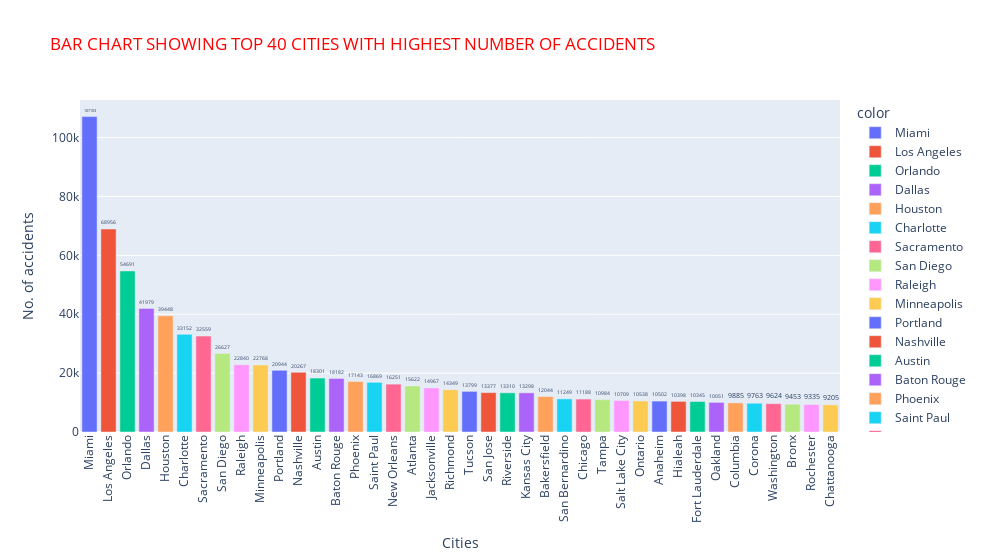

Notebook source saved alongside this figure:
### Markdown cell above
**Visualizing accidents grouped by cities....Miami and Los Angeles are at the 1st and 2nd, respectively.**

### Code cell
city = df.groupby(["City"])[['Total_accident']].sum()
city.sort_values(by = ["Total_accident"], ascending=False, inplace=True)

city_fig = px.bar(city.head(40), y='Total_accident', x=city.head(40).index,text="Total_accident", color=city.head(40).index,
            title = "BAR CHART SHOWING TOP 40 CITIES WITH HIGHEST NUMBER OF ACCIDENTS")
# Put bar total value above bars
city_fig.update_traces( textposition='outside')

# Rotate labels 45 degrees
city_fig.update_layout(xaxis_tickangle=-90, xaxis_title="Cities", yaxis_title="No. of accidents", title_font_color = "red", width=1000)

### Figure 1 — Plotly figure (JSON) as saved in the notebook; plotly's stock layout.template omitted (floating-point values rounded to 4 significant figures)
{"data": [{"alignmentgroup": "True", "hovertemplate": "color=Miami<br>x=%{x}<br>Total_accident=%{text}<extra></extra>", "legendgroup": "Miami", "marker": {"color": "#636efa", "pattern": {"shape": ""}}, "name": "Miami", "offsetgroup": "Miami", "orientation": "v", "showlegend": true, "text": [107103], "textposition": "outside", "type": "bar", "x": ["Miami"], "xaxis": "x", "y": [107103], "yaxis": "y"}, {"alignmentgroup": "True", "hovertemplate": "color=Los Angeles<br>x=%{x}<br>Total_accident=%{text}<extra></extra>", "legendgroup": "Los Angeles", "marker": {"color": "#EF553B", "pattern": {"shape": ""}}, "name": "Los Angeles", "offsetgroup": "Los Angeles", "orientation": "v", "showlegend": true, "text": [68956], "textposition": "outside", "type": "bar", "x": ["Los Angeles"], "xaxis": "x", "y": [68956], "yaxis": "y"}, {"alignmentgroup": "True", "hovertemplate": "color=Orlando<br>x=%{x}<br>Total_accident=%{text}<extra></extra>", "legendgroup": "Orlando", "marker": {"color": "#00cc96", "pattern": {"shape": ""}}, "name": "Orlando", "offsetgroup": "Orlando", "orientation": "v", "showlegend": true, "text": [54691], "textposition": "outside", "type": "bar", "x": ["Orlando"], "xaxis": "x", "y": [54691], "yaxis": "y"}, {"alignmentgroup": "True", "hovertemplate": "color=Dallas<br>x=%{x}<br>Total_accident=%{text}<extra></extra>", "legendgroup": "Dallas", "marker": {"color": "#ab63fa", "pattern": {"shape": ""}}, "name": "Dallas", "offsetgroup": "Dallas", "orientation": "v", "showlegend": true, "text": [41979], "textposition": "outside", "type": "bar", "x": ["Dallas"], "xaxis": "x", "y": [41979], "yaxis": "y"}, {"alignmentgroup": "True", "hovertemplate": "color=Houston<br>x=%{x}<br>Total_accident=%{text}<extra></extra>", "legendgroup": "Houston", "marker": {"color": "#FFA15A", "pattern": {"shape": ""}}, "name": "Houston", "offsetgroup": "Houston", "orientation": "v", "showlegend": true, "text": [39448], "textposition": "outside", "type": "bar", "x": ["Houston"], "xaxis": "x", "y": [39448], "yaxis": "y"}, {"alignmentgroup": "True", "hovertemplate": "color=Charlotte<br>x=%{x}<br>Total_accident=%{text}<extra></extra>", "legendgroup": "Charlotte", "marker": {"color": "#19d3f3", "pattern": {"shape": ""}}, "name": "Charlotte", "offsetgroup": "Charlotte", "orientation": "v", "showlegend": true, "text": [33152], "textposition": "outside", "type": "bar", "x": ["Charlotte"], "xaxis": "x", "y": [33152], "yaxis": "y"}, {"alignmentgroup": "True", "hovertemplate": "color=Sacramento<br>x=%{x}<br>Total_accident=%{text}<extra></extra>", "legendgroup": "Sacramento", "marker": {"color": "#FF6692", "pattern": {"shape": ""}}, "name": "Sacramento", "offsetgroup": "Sacramento", "orientation": "v", "showlegend": true, "text": [32559], "textposition": "outside", "type": "bar", "x": ["Sacramento"], "xaxis": "x", "y": [32559], "yaxis": "y"}, {"alignmentgroup": "True", "hovertemplate": "color=San Diego<br>x=%{x}<br>Total_accident=%{text}<extra></extra>", "legendgroup": "San Diego", "marker": {"color": "#B6E880", "pattern": {"shape": ""}}, "name": "San Diego", "offsetgroup": "San Diego", "orientation": "v", "showlegend": true, "text": [26627], "textposition": "outside", "type": "bar", "x": ["San Diego"], "xaxis": "x", "y": [26627], "yaxis": "y"}, {"alignmentgroup": "True", "hovertemplate": "color=Raleigh<br>x=%{x}<br>Total_accident=%{text}<extra></extra>", "legendgroup": "Raleigh", "marker": {"color": "#FF97FF", "pattern": {"shape": ""}}, "name": "Raleigh", "offsetgroup": "Raleigh", "orientation": "v", "showlegend": true, "text": [22840], "textposition": "outside", "type": "bar", "x": ["Raleigh"], "xaxis": "x", "y": [22840], "yaxis": "y"}, {"alignmentgroup": "True", "hovertemplate": "color=Minneapolis<br>x=%{x}<br>Total_accident=%{text}<extra></extra>", "legendgroup": "Minneapolis", "marker": {"color": "#FECB52", "pattern": {"shape": ""}}, "name": "Minneapolis", "offsetgroup": "Minneapolis", "orientation": "v", "showlegend": true, "text": [22768], "textposition": "outside", "type": "bar", "x": ["Minneapolis"], "xaxis": "x", "y": [22768], "yaxis": "y"}, {"alignmentgroup": "True", "hovertemplate": "color=Portland<br>x=%{x}<br>Total_accident=%{text}<extra></extra>", "legendgroup": "Portland", "marker": {"color": "#636efa", "pattern": {"shape": ""}}, "name": "Portland", "offsetgroup": "Portland", "orientation": "v", "showlegend": true, "text": [20944], "textposition": "outside", "type": "bar", "x": ["Portland"], "xaxis": "x", "y": [20944], "yaxis": "y"}, {"alignmentgroup": "True", "hovertemplate": "color=Nashville<br>x=%{x}<br>Total_accident=%{text}<extra></extra>", "legendgroup": "Nashville", "marker": {"color": "#EF553B", "pattern": {"shape": ""}}, "name": "Nashville", "offsetgroup": "Nashville", "orientation": "v", "showlegend": true, "text": [20267], "textposition": "outside", "type": "bar", "x": ["Nashville"], "xaxis": "x", "y": [20267], "yaxis": "y"}, {"alignmentgroup": "True", "hovertemplate": "color=Austin<br>x=%{x}<br>Total_accident=%{text}<extra></extra>", "legendgroup": "Austin", "marker": {"color": "#00cc96", "pattern": {"shape": ""}}, "name": "Austin", "offsetgroup": "Austin", "orientation": "v", "showlegend": true, "text": [18301], "textposition": "outside", "type": "bar", "x": ["Austin"], "xaxis": "x", "y": [18301], "yaxis": "y"}, {"alignmentgroup": "True", "hovertemplate": "color=Baton Rouge<br>x=%{x}<br>Total_accident=%{text}<extra></extra>", "legendgroup": "Baton Rouge", "marker": {"color": "#ab63fa", "pattern": {"shape": ""}}, "name": "Baton Rouge", "offsetgroup": "Baton Rouge", "orientation": "v", "showlegend": true, "text": [18182], "textposition": "outside", "type": "bar", "x": ["Baton Rouge"], "xaxis": "x", "y": [18182], "yaxis": "y"}, {"alignmentgroup": "True", "hovertemplate": "color=Phoenix<br>x=%{x}<br>Total_accident=%{text}<extra></extra>", "legendgroup": "Phoenix", "marker": {"color": "#FFA15A", "pattern": {"shape": ""}}, "name": "Phoenix", "offsetgroup": "Phoenix", "orientation": "v", "showlegend": true, "text": [17143], "textposition": "outside", "type": "bar", "x": ["Phoenix"], "xaxis": "x", "y": [17143], "yaxis": "y"}, {"alignmentgroup": "True", "hovertemplate": "color=Saint Paul<br>x=%{x}<br>Total_accident=%{text}<extra></extra>", "legendgroup": "Saint Paul", "marker": {"color": "#19d3f3", "pattern": {"shape": ""}}, "name": "Saint Paul", "offsetgroup": "Saint Paul", "orientation": "v", "showlegend": true, "text": [16869], "textposition": "outside", "type": "bar", "x": ["Saint Paul"], "xaxis": "x", "y": [16869], "yaxis": "y"}, {"alignmentgroup": "True", "hovertemplate": "color=New Orleans<br>x=%{x}<br>Total_accident=%{text}<extra></extra>", "legendgroup": "New Orleans", "marker": {"color": "#FF6692", "pattern": {"shape": ""}}, "name": "New Orleans", "offsetgroup": "New Orleans", "orientation": "v", "showlegend": true, "text": [16251], "textposition": "outside", "type": "bar", "x": ["New Orleans"], "xaxis": "x", "y": [16251], "yaxis": "y"}, {"alignmentgroup": "True", "hovertemplate": "color=Atlanta<br>x=%{x}<br>Total_accident=%{text}<extra></extra>", "legendgroup": "Atlanta", "marker": {"color": "#B6E880", "pattern": {"shape": ""}}, "name": "Atlanta", "offsetgroup": "Atlanta", "orientation": "v", "showlegend": true, "text": [15622], "textposition": "outside", "type": "bar", "x": ["Atlanta"], "xaxis": "x", "y": [15622], "yaxis": "y"}, {"alignmentgroup": "True", "hovertemplate": "color=Jacksonville<br>x=%{x}<br>Total_accident=%{text}<extra></extra>", "legendgroup": "Jacksonville", "marker": {"color": "#FF97FF", "pattern": {"shape": ""}}, "name": "Jacksonville", "offsetgroup": "Jacksonville", "orientation": "v", "showlegend": true, "text": [14967], "textposition": "outside", "type": "bar", "x": ["Jacksonville"], "xaxis": "x", "y": [14967], "yaxis": "y"}, {"alignmentgroup": "True", "hovertemplate": "color=Richmond<br>x=%{x}<br>Total_accident=%{text}<extra></extra>", "legendgroup": "Richmond", "marker": {"color": "#FECB52", "pattern": {"shape": ""}}, "name": "Richmond", "offsetgroup": "Richmond", "orientation": "v", "showlegend": true, "text": [14349], "textposition": "outside", "type": "bar", "x": ["Richmond"], "xaxis": "x", "y": [14349], "yaxis": "y"}, {"alignmentgroup": "True", "hovertemplate": "color=Tucson<br>x=%{x}<br>Total_accident=%{text}<extra></extra>", "legendgroup": "Tucson", "marker": {"color": "#636efa", "pattern": {"shape": ""}}, "name": "Tucson", "offsetgroup": "Tucson", "orientation": "v", "showlegend": true, "text": [13799], "textposition": "outside", "type": "bar", "x": ["Tucson"], "xaxis": "x", "y": [13799], "yaxis": "y"}, {"alignmentgroup": "True", "hovertemplate": "color=San Jose<br>x=%{x}<br>Total_accident=%{text}<extra></extra>", "legendgroup": "San Jose", "marker": {"color": "#EF553B", "pattern": {"shape": ""}}, "name": "San Jose", "offsetgroup": "San Jose", "orientation": "v", "showlegend": true, "text": [13377], "textposition": "outside", "type": "bar", "x": ["San Jose"], "xaxis": "x", "y": [13377], "yaxis": "y"}, {"alignmentgroup": "True", "hovertemplate": "color=Riverside<br>x=%{x}<br>Total_accident=%{text}<extra></extra>", "legendgroup": "Riverside", "marker": {"color": "#00cc96", "pattern": {"shape": ""}}, "name": "Riverside", "offsetgroup": "Riverside", "orientation": "v", "showlegend": true, "text": [13310], "textposition": "outside", "type": "bar", "x": ["Riverside"], "xaxis": "x", "y": [13310], "yaxis": "y"}, {"alignmentgroup": "True", "hovertemplate": "color=Kansas City<br>x=%{x}<br>Total_accident=%{text}<extra></extra>", "legendgroup": "Kansas City", "marker": {"color": "#ab63fa", "pattern": {"shape": ""}}, "name": "Kansas City", "offsetgroup": "Kansas City", "orientation": "v", "showlegend": true, "text": [13298], "textposition": "outside", "type": "bar", "x": ["Kansas City"], "xaxis": "x", "y": [13298], "yaxis": "y"}, {"alignmentgroup": "True", "hovertemplate": "color=Bakersfield<br>x=%{x}<br>Total_accident=%{text}<extra></extra>", "legendgroup": "Bakersfield", "marker": {"color": "#FFA15A", "pattern": {"shape": ""}}, "name": "Bakersfield", "offsetgroup": "Bakersfield", "orientation": "v", "showlegend": true, "text": [12044], "textposition": "outside", "type": "bar", "x": ["Bakersfield"], "xaxis": "x", "y": [12044], "yaxis": "y"}, {"alignmentgroup": "True", "hovertemplate": "color=San Bernardino<br>x=%{x}<br>Total_accident=%{text}<extra></extra>", "legendgroup": "San Bernardino", "marker": {"color": "#19d3f3", "pattern": {"shape": ""}}, "name": "San Bernardino", "offsetgroup": "San Bernardino", "orientation": "v", "showlegend": true, "text": [11249], "textposition": "outside", "type": "bar", "x": ["San Bernardino"], "xaxis": "x", "y": [11249], "yaxis": "y"}, {"alignmentgroup": "True", "hovertemplate": "color=Chicago<br>x=%{x}<br>Total_accident=%{text}<extra></extra>", "legendgroup": "Chicago", "marker": {"color": "#FF6692", "pattern": {"shape": ""}}, "name": "Chicago", "offsetgroup": "Chicago", "orientation": "v", "showlegend": true, "text": [11188], "textposition": "outside", "type": "bar", "x": ["Chicago"], "xaxis": "x", "y": [11188], "yaxis": "y"}, {"alignmentgroup": "True", "hovertemplate": "color=Tampa<br>x=%{x}<br>Total_accident=%{text}<extra></extra>", "legendgroup": "Tampa", "marker": {"color": "#B6E880", "pattern": {"shape": ""}}, "name": "Tampa", "offsetgroup": "Tampa", "orientation": "v", "showlegend": true, "text": [10984], "textposition": "outside", "type": "bar", "x": ["Tampa"], "xaxis": "x", "y": [10984], "yaxis": "y"}, {"alignmentgroup": "True", "hovertemplate": "color=Salt Lake City<br>x=%{x}<br>Total_accident=%{text}<extra></extra>", "legendgroup": "Salt Lake City", "marker": {"color": "#FF97FF", "pattern": {"shape": ""}}, "name": "Salt Lake City", "offsetgroup": "Salt Lake City", "orientation": "v", "showlegend": true, "text": [10709], "textposition": "outside", "type": "bar", "x": ["Salt Lake City"], "xaxis": "x", "y": [10709], "yaxis": "y"}, {"alignmentgroup": "True", "hovertemplate": "color=Ontario<br>x=%{x}<br>Total_accident=%{text}<extra></extra>", "legendgroup": "Ontario", "marker": {"color": "#FECB52", "pattern": {"shape": ""}}, "name": "Ontario", "offsetgroup": "Ontario", "orientation": "v", "showlegend": true, "text": [10538], "textposition": "outside", "type": "bar", "x": ["Ontario"], "xaxis": "x", "y": [10538], "yaxis": "y"}, {"alignmentgroup": "True", "hovertemplate": "color=Anaheim<br>x=%{x}<br>Total_accident=%{text}<extra></extra>", "legendgroup": "Anaheim", "marker": {"color": "#636efa", "pattern": {"shape": ""}}, "name": "Anaheim", "offsetgroup": "Anaheim", "orientation": "v", "showlegend": true, "text": [10502], "textposition": "outside", "type": "bar", "x": ["Anaheim"], "xaxis": "x", "y": [10502], "yaxis": "y"}, {"alignmentgroup": "True", "hovertemplate": "color=Hialeah<br>x=%{x}<br>Total_accident=%{text}<extra></extra>", "legendgroup": "Hialeah", "marker": {"color": "#EF553B", "pattern": {"shape": ""}}, "name": "Hialeah", "offsetgroup": "Hialeah", "orientation": "v", "showlegend": true, "text": [10398], "textposition": "outside", "type": "bar", "x": ["Hialeah"], "xaxis": "x", "y": [10398], "yaxis": "y"}, {"alignmentgroup": "True", "hovertemplate": "color=Fort Lauderdale<br>x=%{x}<br>Total_accident=%{text}<extra></extra>", "legendgroup": "Fort Lauderdale", "marker": {"color": "#00cc96", "pattern": {"shape": ""}}, "name": "Fort Lauderdale", "offsetgroup": "Fort Lauderdale", "orientation": "v", "showlegend": true, "text": [10345], "textposition": "outside", "type": "bar", "x": ["Fort Lauderdale"], "xaxis": "x", "y": [10345], "yaxis": "y"}, {"alignmentgroup": "True", "hovertemplate": "color=Oakland<br>x=%{x}<br>Total_accident=%{text}<extra></extra>", "legendgroup": "Oakland", "marker": {"color": "#ab63fa", "pattern": {"shape": ""}}, "name": "Oakland", "offsetgroup": "Oakland", "orientation": "v", "showlegend": true, "text": [10051], "textposition": "outside", "type": "bar", "x": ["Oakland"], "xaxis": "x", "y": [10051], "yaxis": "y"}, {"alignmentgroup": "True", "hovertemplate": "color=Columbia<br>x=%{x}<br>Total_accident=%{text}<extra></extra>", "legendgroup": "Columbia", "marker": {"color": "#FFA15A", "pattern": {"shape": ""}}, "name": "Columbia", "offsetgroup": "Columbia", "orientation": "v", "showlegend": true, "text": [9885], "textposition": "outside", "type": "bar", "x": ["Columbia"], "xaxis": "x", "y": [9885], "yaxis": "y"}, {"alignmentgroup": "True", "hovertemplate": "color=Corona<br>x=%{x}<br>Total_accident=%{text}<extra></extra>", "legendgroup": "Corona", "marker": {"color": "#19d3f3", "pattern": {"shape": ""}}, "name": "Corona", "offsetgroup": "Corona", "orientation": "v", "showlegend": true, "text": [9763], "textposition": "outside", "type": "bar", "x": ["Corona"], "xaxis": "x", "y": [9763], "yaxis": "y"}, {"alignmentgroup": "True", "hovertemplate": "color=Washington<br>x=%{x}<br>Total_accident=%{text}<extra></extra>", "legendgroup": "Washington", "marker": {"color": "#FF6692", "pattern": {"shape": ""}}, "name": "Washington", "offsetgroup": "Washington", "orientation": "v", "showlegend": true, "text": [9624], "textposition": "outside", "type": "bar", "x": ["Washington"], "xaxis": "x", "y": [9624], "yaxis": "y"}, {"alignmentgroup": "True", "hovertemplate": "color=Bronx<br>x=%{x}<br>Total_accident=%{text}<extra></extra>", "legendgroup": "Bronx", "marker": {"color": "#B6E880", "pattern": {"shape": ""}}, "name": "Bronx", "offsetgroup": "Bronx", "orientation": "v", "showlegend": true, "text": [9453], "textposition": "outside", "type": "bar", "x": ["Bronx"], "xaxis": "x", "y": [9453], "yaxis": "y"}, {"alignmentgroup": "True", "hovertemplate": "color=Rochester<br>x=%{x}<br>Total_accident=%{text}<extra></extra>", "legendgroup": "Rochester", "marker": {"color": "#FF97FF", "pattern": {"shape": ""}}, "name": "Rochester", "offsetgroup": "Rochester", "orientation": "v", "showlegend": true, "text": [9335], "textposition": "outside", "type": "bar", "x": ["Rochester"], "xaxis": "x", "y": [9335], "yaxis": "y"}, {"alignmentgroup": "True", "hovertemplate": "color=Chattanooga<br>x=%{x}<br>Total_accident=%{text}<extra></extra>", "legendgroup": "Chattanooga", "marker": {"color": "#FECB52", "pattern": {"shape": ""}}, "name": "Chattanooga", "offsetgroup": "Chattanooga", "orientation": "v", "showlegend": true, "text": [9205], "textposition": "outside", "type": "bar", "x": ["Chattanooga"], "xaxis": "x", "y": [9205], "yaxis": "y"}], "layout": {"barmode": "relative", "legend": {"title": {"text": "color"}, "tracegroupgap": 0}, "title": {"font": {"color": "red"}, "text": "BAR CHART SHOWING TOP 40 CITIES WITH HIGHEST NUMBER OF ACCIDENTS"}, "width": 1000, "xaxis": {"anchor": "y", "domain": [0, 1], "tickangle": -90, "title": {"text": "Cities"}}, "yaxis": {"anchor": "x", "domain": [0, 1], "title": {"text": "No. of accidents"}}}}
